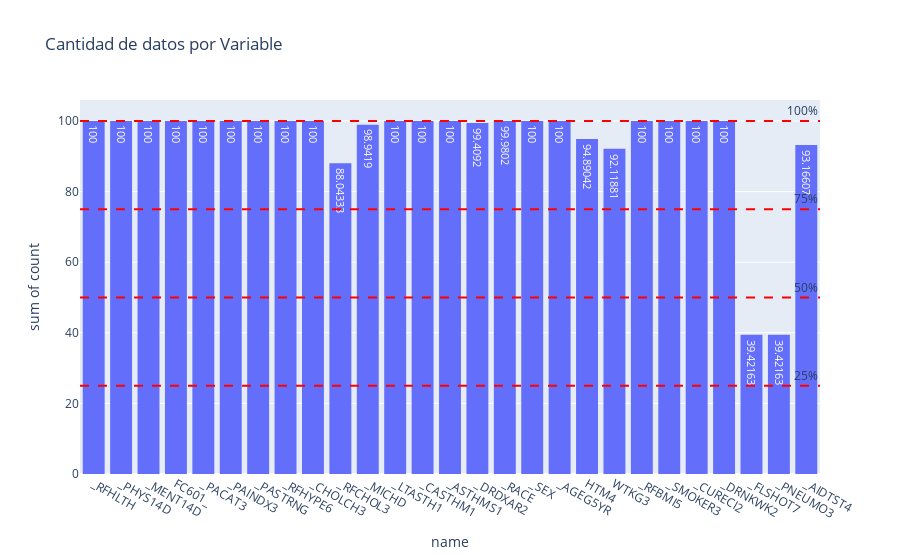

Write notebook code for a chart like this one.
### Code cell
# Figura de Cantidad de datos en cada variable por Instrumento
fig = px.histogram(DataCounts, x='name', y='count',title='Cantidad de datos por Variable',
                   hover_data =DataCounts.columns,text_auto=True)

percentiles = [25, 50, 75,100]


for p in range(4):
    fig.add_hline(y=percentiles[p], line_dash="dash", line_color="red",
                  annotation_text=f"{int((p+1)*25)}%", annotation_position="top right")
    

fig.show()

### Figure 1 — Plotly figure (JSON) as saved in the notebook; plotly's stock layout.template omitted (floating-point values rounded to 4 significant figures)
{"data": [{"alignmentgroup": "True", "bingroup": "x", "histfunc": "sum", "hovertemplate": "name=%{x}<br>sum of count=%{y}<extra></extra>", "legendgroup": "", "marker": {"color": "#636efa", "pattern": {"shape": ""}}, "name": "", "offsetgroup": "", "orientation": "v", "showlegend": false, "texttemplate": "%{value}", "type": "histogram", "x": ["_RFHLTH ", "_PHYS14D ", "_MENT14D ", "FC601_ ", "_PACAT3 ", "_PAINDX3 ", "_PASTRNG ", "_RFHYPE6 ", "_CHOLCH3 ", "_RFCHOL3 ", "_MICHD ", "_LTASTH1 ", "_CASTHM1 ", "_ASTHMS1 ", "_DRDXAR2 ", "_RACE ", "_SEX ", "_AGEG5YR ", "HTM4 ", "WTKG3 ", "_RFBMI5 ", "_SMOKER3 ", "_CURECI2 ", "_DRNKWK2 ", "_FLSHOT7 ", "_PNEUMO3 ", "_AIDTST4 "], "xaxis": "x", "y": [100, 100, 100, 100, 100, 100, 100, 100, 100, 88.04, 98.94, 100, 100, 100, 99.41, 99.98, 100, 100, 94.89, 92.12, 100, 100, 100, 100, 39.42, 39.42, 93.17], "yaxis": "y"}], "layout": {"annotations": [{"showarrow": false, "text": "25%", "x": 1, "xanchor": "right", "xref": "x domain", "y": 25, "yanchor": "bottom", "yref": "y"}, {"showarrow": false, "text": "50%", "x": 1, "xanchor": "right", "xref": "x domain", "y": 50, "yanchor": "bottom", "yref": "y"}, {"showarrow": false, "text": "75%", "x": 1, "xanchor": "right", "xref": "x domain", "y": 75, "yanchor": "bottom", "yref": "y"}, {"showarrow": false, "text": "100%", "x": 1, "xanchor": "right", "xref": "x domain", "y": 100, "yanchor": "bottom", "yref": "y"}], "barmode": "relative", "legend": {"tracegroupgap": 0}, "shapes": [{"line": {"color": "red", "dash": "dash"}, "type": "line", "x0": 0, "x1": 1, "xref": "x domain", "y0": 25, "y1": 25, "yref": "y"}, {"line": {"color": "red", "dash": "dash"}, "type": "line", "x0": 0, "x1": 1, "xref": "x domain", "y0": 50, "y1": 50, "yref": "y"}, {"line": {"color": "red", "dash": "dash"}, "type": "line", "x0": 0, "x1": 1, "xref": "x domain", "y0": 75, "y1": 75, "yref": "y"}, {"line": {"color": "red", "dash": "dash"}, "type": "line", "x0": 0, "x1": 1, "xref": "x domain", "y0": 100, "y1": 100, "yref": "y"}], "title": {"text": "Cantidad de datos por Variable"}, "xaxis": {"anchor": "y", "domain": [0, 1], "title": {"text": "name"}}, "yaxis": {"anchor": "x", "domain": [0, 1], "title": {"text": "sum of count"}}}}
